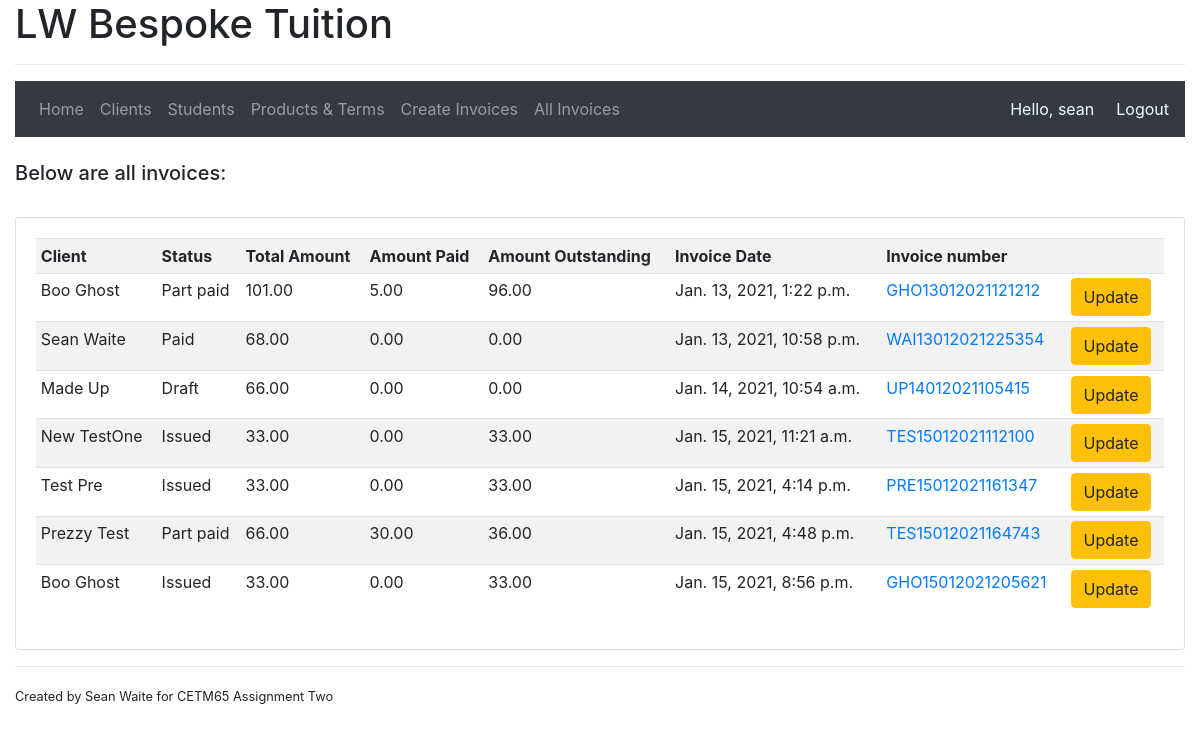
Page /invoices/ (signed in) on the committed database.
### accounts/models.py (models this page shows, shortened)
class Invoices(models.Model):
    DRAFT = 1
    ISSUED = 2
    UNPAID = 3
    PART_PAID = 4
    PAID = 5
    STATUS_CHOICES = (
        (DRAFT,'Draft'),
        (ISSUED,'Issued'),
        (UNPAID,'Unpaid'),
        (PART_PAID,'Part paid'),
        (PAID, 'Paid'),
    )
    invoice_number = models.CharField(max_length=20, unique=True)
    client = models.ForeignKey(Client, related_name='invoices', on_delete=models.CASCADE)
    status = models.IntegerField(choices=STATUS_CHOICES, default=1)
    total_amount = models.DecimalField(max_digits=8, decimal_places=2)
    amount_paid = models.DecimalField(max_digits=8, decimal_places=2)
    amount_outstanding = models.DecimalField(max_digits=8, decimal_places=2)
    date_created = models.DateTimeField(auto_now_add=True)

class Client(models.Model):
    user = models.OneToOneField(User, null=True, on_delete=models.SET_NULL)
    forename = models.CharField(max_length=100, validators=[letters_only])
    surname = models.CharField(max_length=100, validators=[letters_only])
    date_inserted = models.DateTimeField(default=now)
    active = models.BooleanField(default=True)
    contract_signed = models.BooleanField(default=False)
    def __str__(self):
        return str(self.forename + ' ' + self.surname)

### accounts/decorators.py (the view)
        def wrapper_func(request, *args, **kwargs):
            denied = False
            for roles in allowed_roles:
                if request.user.groups.filter(name = roles).exists():
                    return view_func(request, *args, **kwargs)
                else:
                    denied = True
            if denied == True:
                return redirect('accounts:home')

### accounts/views.py (called while the page is built)
@login_required(login_url='accounts:login')
@allowedUsers(allowed_roles=['admin'])
def invoices(request):
    invoices = Invoices.objects.all().order_by('date_created')
    context = {'invoices': invoices}
    return render(request, 'accounts/invoices.html', context)

### accounts/templates/accounts/invoices.html
{% extends "accounts/main.html" %}
{% block main %}
<br>
<h5>Below are all invoices:</h5>
<br>
<div class="card card-body">
    <table class="table table-sm table-striped">
        <tr>
            <th>Client</th>
            <th>Status</th>
            <th>Total Amount</th>
            <th>Amount Paid</th>
            <th>Amount Outstanding</th>
            <th>Invoice Date</th>
            <th>Invoice number</th>
            <th></th>
        </tr>
        {% for invoice in invoices %}
        <tr>
            <td>{{ invoice.client }}</td>
            <td>{{ invoice.get_status_display }}</td>
            <td>{{ invoice.total_amount }}</td>
            <td>{{ invoice.amount_paid }}</td>
            <td>{{ invoice.amount_outstanding }}</td>
            <td>{{ invoice.date_created }}</td>
            <td><a href="{% url 'accounts:invoicesdetailed' invoice.pk %}">
                {{ invoice.invoice_number }}</a>
            </td>
            <td><a class="btn btn-warning" href="{% url 'accounts:updateinvoice' invoice.pk %}">
                Update</a>
            </td>
        </tr>
        {% endfor %}
    </table>
</div>
{% endblock %}

### accounts/templates/accounts/main.html (shortened to what this page needs)
{% load static %}
<!DOCTYPE html>
<html lang="en">
<head>
    <link rel="stylesheet" href="https://stackpath.bootstrapcdn.com/bootstrap/4.4.1/css/bootstrap.min.css">
</head>
<body>
    <div class="container-fluid">
    <h1>LW Bespoke Tuition</h1>
    <hr>
    {% if request.user.is_authenticated %}
    <nav class="navbar navbar-expand-lg navbar-dark bg-dark">
        <div class="collapse navbar-collapse" id="navbarNav">
          <ul class="navbar-nav">
            {% if request.user.is_staff %}
                <li class="nav-item">
                    <a class="nav-link" href="{% url 'accounts:home' %}">Home <span class="sr-only">(current)</span></a>
                </li>
                <li class="nav-item">
                    <a class="nav-link" href="{% url 'accounts:allclients' %}">Clients</a>
                </li>
                <li class="nav-item">
                    <a class="nav-link" href="{% url 'accounts:allstudents' %}">Students</a>
                </li>
                <li class="nav-item">
                    <a class="nav-link" href="{% url 'accounts:refdata' %}">Products & Terms</a>
                </li>
                <li class="nav-item">
                    <a class="nav-link" href="{% url 'accounts:accounts' %}">Create Invoices</a>
                </li>
                <li class="nav-item">
                    <a class="nav-link" href="{% url 'accounts:invoices' %}">All Invoices</a>
                </li>
            {% endif %}
          </ul>
        </div>
        <span name="username" style="color:azure; margin-right: 22px;">Hello, {{ request.user }}</span>
        <span name="logout"><a style="color:azure;" href="{% url 'accounts:logout' %}">Logout</a></span>
    </nav>
    {% endif %}
        {% block main %}
        {% endblock %}
    <hr>
    <small>Created by Sean Waite for CETM65 Assignment Two</small>
    </div>
</body>
</html>

### rows in the picture
Invoices: client "Boo Ghost", status "Part paid", total_amount "101.00", amount_paid "5.00", amount_outstanding "96.00", date_created "Jan. 13, 2021, 1:22 p.m.", invoice_number "GHO13012021121212"
Invoices: client "Sean Waite", status "Paid", total_amount "68.00", amount_paid "0.00", amount_outstanding "0.00", date_created "Jan. 13, 2021, 10:58 p.m.", invoice_number "WAI13012021225354"
Invoices: client "Made Up", status "Draft", total_amount "66.00", amount_paid "0.00", amount_outstanding "0.00", date_created "Jan. 14, 2021, 10:54 a.m.", invoice_number "UP14012021105415"
Invoices: client "New TestOne", status "Issued", total_amount "33.00", amount_paid "0.00", amount_outstanding "33.00", date_created "Jan. 15, 2021, 11:21 a.m.", invoice_number "TES15012021112100"
Invoices: client "Test Pre", status "Issued", total_amount "33.00", amount_paid "0.00", amount_outstanding "33.00", date_created "Jan. 15, 2021, 4:14 p.m.", invoice_number "PRE15012021161347"
Invoices: client "Prezzy Test", status "Part paid", total_amount "66.00", amount_paid "30.00", amount_outstanding "36.00", date_created "Jan. 15, 2021, 4:48 p.m.", invoice_number "TES15012021164743"
Invoices: client "Boo Ghost", status "Issued", total_amount "33.00", amount_paid "0.00", amount_outstanding "33.00", date_created "Jan. 15, 2021, 8:56 p.m.", invoice_number "GHO15012021205621"

### other values in the picture
{{ request.user }} "sean"
